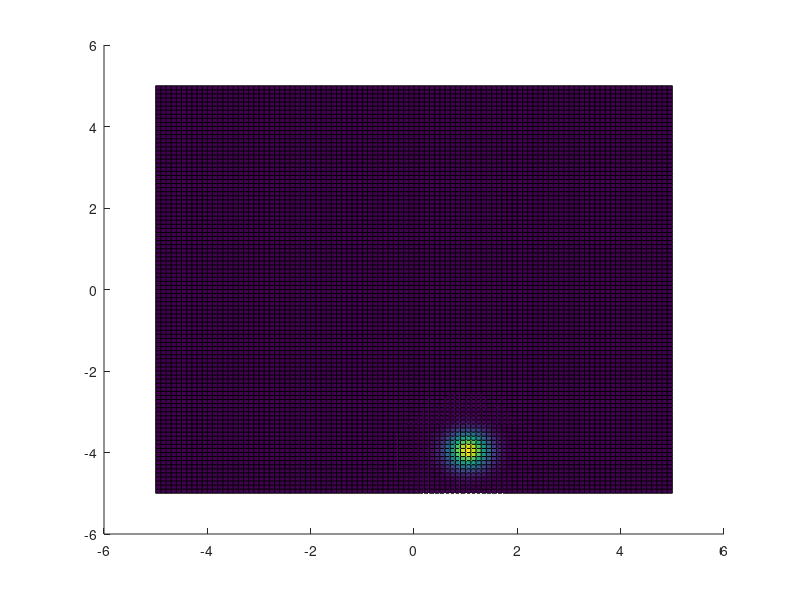

MATLAB code to generate this figure: (Note: this script raises an error after producing the figure.)
mu = [1, -4];

x1 = rand(100, 1) + mu(1) - 0.5;
x2 = rand(100, 1) + mu(2) - 0.5;

sigma = zeros(2);
sigma(1,1) = var(x1);
sigma(2,2) = var(x2);

k = numel(mu);

x = (-5:0.1:5).';
y = (-5:0.1:5).';

[X, Y] = meshgrid(x, y);
data = [X(:) Y(:)] - mu;
pdf = (2*pi)^(-k/2) * det(sigma)^-0.5 * exp(-0.5 * sum((data / sigma) .* data, 2));
pdf = reshape(pdf, size(X));

figure;
hold on;
surf(x, y, pdf);
plot(x1,x2, 'x', 'Color', Color.RED);


